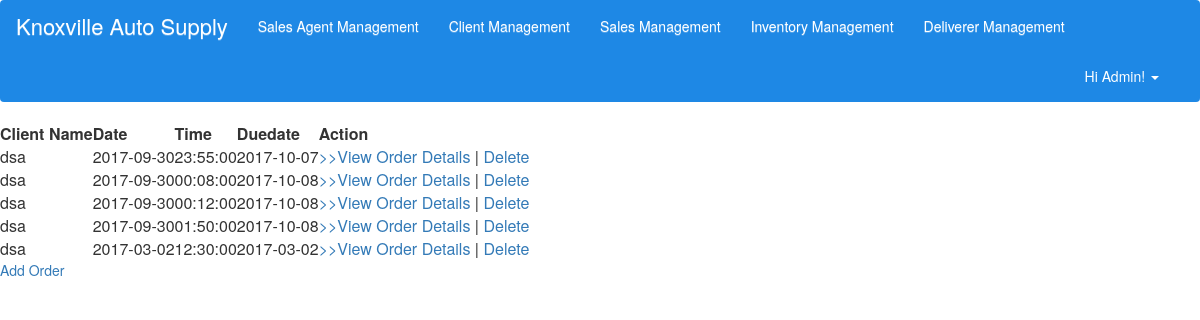
Page /index.php/knoxville/viewOrders on the committed database.
### tables this page shows
CREATE TABLE `client` (
  `clientID` int(11) NOT NULL,
  `client_name` varchar(50) NOT NULL,
  `address` varchar(50) NOT NULL,
  `contact_no` int(11) NOT NULL
);

CREATE TABLE `client_order` (
  `orderID` int(11) NOT NULL,
  `date` date NOT NULL,
  `time` time NOT NULL,
  `due` date NOT NULL,
  `userID` varchar(20) NOT NULL,
  `clientID` int(11) NOT NULL
);

### application/controllers/knoxville.php (called while the page is built, shortened)
<?php
class Knoxville extends CI_Controller {
    public function __construct(){
        $this->load->model('client_model','Client');
        $this->load->model('sales_agent_model','SalesAgent');
		$this->load->model('order_model','Order');
		$this->load->model('item_model','Item');
		$this->load->model('transaction_model','Transaction');
		$this->load->model('deliverer_model','Deliverer');
    }
	public function viewOrders(){
        $result_array = $this->Order->read();
        $data['orders'] = $result_array;
		$result_array = $this->Client->read();
		$data['clients'] = $result_array;
		$header_data['title'] = "View Sales";
		$this->load->view('include/header',$header_data);
        $this->load->view('order_view',$data);
    }
}

### index.php (called while the page is built, shortened)
<?php
require_once BASEPATH.'core/CodeIgniter.php';

### application/models/order_model.php (called while the page is built, shortened)
<?php
class Order_model extends CI_Model {
    private $table = 'client_order';
    function read($condition=null){
        $this->db->select('*');
        $this->db->from($this->table);
        $this->db->order_by('date','desc');
        $query = $this->db->get();
        if($query->num_rows()>0)
            return $query->result_array();
        else
            return false;
    }
}
?>

### application/models/client_model.php (called while the page is built, shortened)
<?php
class Client_model extends CI_Model {
    private $table = 'client';
    function read($condition=null){
        $this->db->select('*');
        $this->db->from($this->table);
        $query = $this->db->get();
        if($query->num_rows()>0)
            return $query->result_array();
        else
            return false;
    }
}
?>

### application/views/order_view.php (the view, shortened to what this page needs)
<!DOCTYPE html>
<html>
<head>
</head>
<body>
    <table>
        <thead>
            <tr>
                <th>Client Name</th>
                <th>Date</th>
                <th>Time</th>
                <th>Duedate</th>
                <th>Action</th>
            </tr>
        </thead>
        <tbody>
            <?php
                foreach($orders as $c){
                    echo "<tr><td>";
					foreach($clients as $i)
					{
						if ($c['clientID'] == $i['clientID'])
						echo $i['client_name'];
					}
					echo "</td><td>".$c['date']."</td><td>".$c['time']."</td><td>".$c['due']
                    .'</td><td><a href="'.base_url('knoxville/viewTransaction/'.$c['orderID'].'').'">>>View Order Details</a> | <a onclick="confirmDelete('.$c['orderID'].')">Delete</a></td></tr>';
					}
            ?>
        </tbody>
    </table>
    <a href="<?php echo base_url('knoxville/addOrder')?>">Add Order</a>
</body>
</html>

### rows in the picture
client_order: date "2017-09-30", time "23:55:00", due "2017-10-07"
client: client_name "dsa"
client_order: date "2017-09-30", time "00:08:00", due "2017-10-08"
client_order: date "2017-09-30", time "00:12:00", due "2017-10-08"
client_order: date "2017-09-30", time "01:50:00", due "2017-10-08"
client_order: date "2017-03-02", time "12:30:00", due "2017-03-02"
